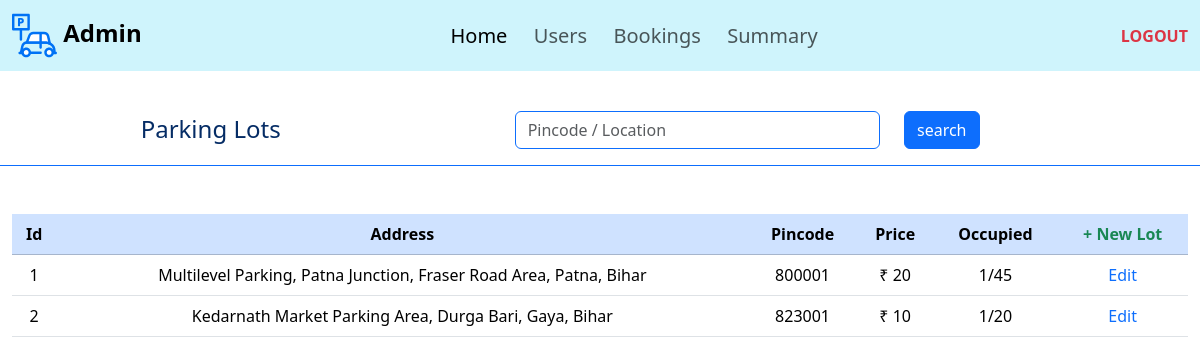
The page /admin (signed in) on the database its author committed.
### application/models.py (models this page shows)
class Parking_lot(db.Model):
    id = db.Column(db.Integer, primary_key=True ,autoincrement=True)
    max_spots = db.Column(db.Integer(), nullable=False)
    price = db.Column(db.Integer(), nullable=False)
    prime_location = db.Column(db.String(), nullable=False)
    pincode = db.Column(db.Integer(), nullable=False)
    address = db.Column(db.String(), nullable=False)
    spots = db.relationship('Parking_spot', backref='parking_lot', lazy=True)
    bookings = db.relationship('Booking', backref='parking_lot', lazy=True, order_by='Booking.parking')

### application/controllers.py (the view, shortened to what this page needs)
@app.route('/admin', methods=['GET', 'POST'])
def admin():
    if 'user' not in session:
        return redirect(url_for('login'))
    u=User.query.get(session['user'])
    if u.is_admin==True:
        lots=Parking_lot.query.all()
        o={}
        for lot in lots:
            o[lot.id]=sum(1 for i in lot.spots if i.is_occupied)
        return render_template('admin.html', parking_lots=lots, o=o)
    return redirect(url_for('user'))

### templates/admin.html (shortened to what this page needs)
{% extends "template.jinja" %}
{% block body %}
<nav class="navbar navbar-expand-lg bg-info-subtle">
    <div class="container-fluid">
        <a class="navbar-brand fs-4" href="/"><img src="/static/parking.svg" width="45" height="45"
                alt="ParkHere"><strong>&nbsp;Admin</strong></a>
        <div class="collapse navbar-collapse " id="navbarText">
            <ul class="navbar-nav m-auto mb-2 mb-lg-0">
                <li class="nav-item">
                    <a class="nav-link fs-5 active" aria-current="page" href="/admin">Home&nbsp;&nbsp;</a>
                </li>
                <li class="nav-item">
                    <a class="nav-link fs-5 " aria-current="page" href="/users">Users&nbsp;&nbsp;</a>
                </li>
                <li class="nav-item">
                    <a class="nav-link fs-5" aria-current="page" href="/bookings">Bookings&nbsp;&nbsp;</a>
                </li>
                <li class="nav-item">
                    <a class="nav-link fs-5" aria-current="page" href="/summary">Summary&nbsp;&nbsp;</a>
                </li>
            </ul>
            <span class="navbar-text">
                <a class="link-danger link-underline-opacity-0" href="/logout"><b>LOGOUT</b></a>
            </span>
        </div>
    </div>
</nav>
<br>
<div class="container-fluid">
    <form class="row border-bottom border-primary p-3 mb-5" method="post">
        <div class="col-4 text-primary-emphasis text-center fs-4">Parking&nbsp;Lots</div>
        <div class="col-1"></div>
        <div class="col-4 text-primary-emphasis text-end ">
            <input class="form-control border-primary " id="inputEmail5" type="text" name="search"
                placeholder="Pincode / Location">
        </div>
        <div class="col-3 text-primary-emphasis text-start"><button class=' col btn btn-primary'
                type="submit">search</button></div>
    </form>
</div>
<div class="container-fluid text-center">
    <table class="table">
        <thead class="table-primary">
            <th>Id</th>
            <th>Address</th>
            <th>Pincode</th>
            <th>Price</th>
            <th>Occupied</th>
            <th><a class="link-success link-underline-opacity-0 fs-6" href="/addlot">+&nbsp;New&nbsp;Lot</a></th>
        </thead>
        <tbody>
            {% for lot in parking_lots %}
            <tr>
                <td>{{lot.id}}</td>
                <td>{{lot.address}}</td>
                <td>{{lot.pincode}}</td>
                <td>₹ {{lot.price}}</td>
                <td>{{ o[lot.id] }}/{{ lot.spots | length }}</td>
                <td><a class="link-primary link-underline-opacity-0" href="/editlot/{{lot.id}}">Edit</a></td>
            </tr>
            {% endfor %}
        </tbody>
    </table>
</div>
{% endblock %}

### templates/template.jinja (shortened to what this page needs)
<!DOCTYPE html>
<html lang="en">
<head>
    <link href="https://cdn.jsdelivr.net/npm/bootstrap@5.3.7/dist/css/bootstrap.min.css" rel="stylesheet"
>
</head>
<body>
    {% block body %}{% endblock %}
</body>
</html>

### rows shown on the page
Parking_lot: id "1", address "Multilevel Parking, Patna Junction, Fraser Road Area, Patna, Bihar", pincode "800001", price "20", spots|length "45"
Parking_lot: id "2", address "Kedarnath Market Parking Area, Durga Bari, Gaya, Bihar", pincode "823001", price "10", o "1", spots|length "20"
